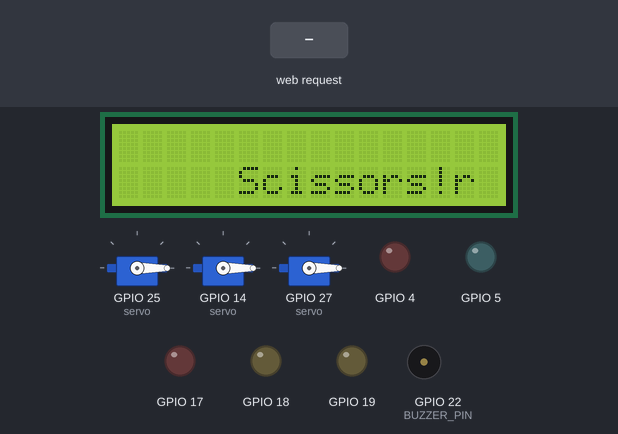
This program was run on a simulated ESP32. Shown: 3 × servo, 16×2 character LCD, output pins drawn as LEDs (lit = HIGH), buzzer (waves = sounding). Inputs (shaded band) come from the test bench. WiFi joins after 1.5 s; servers stay silent unless stated; storage starts empty; random numbers use the default seed unless the program sets one; what the program prints to the serial monitor is not drawn.

Above: at 3.3 s.
3.4 s: HTTP request GET /play?sspb=won received
At 5.0 s:
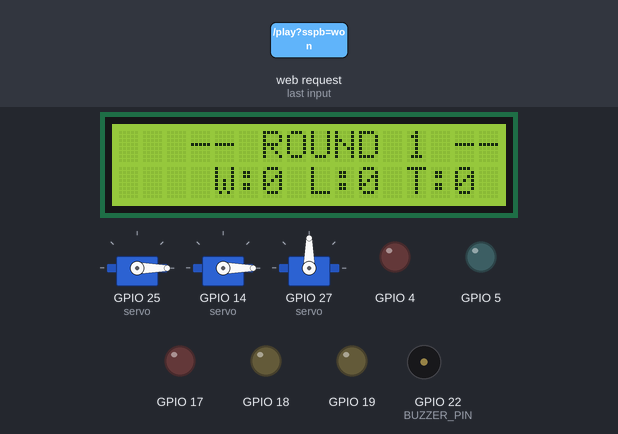
5.3 s: HTTP request GET /play?sspb=scissors received
At 6.9 s:
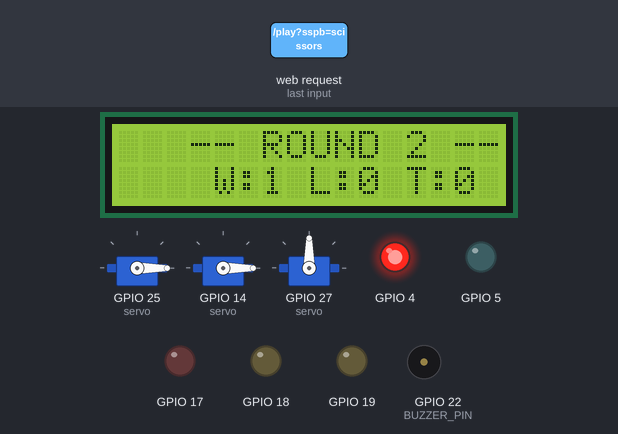
7.2 s: HTTP request GET /play?sspb=rock received
At 8.8 s:
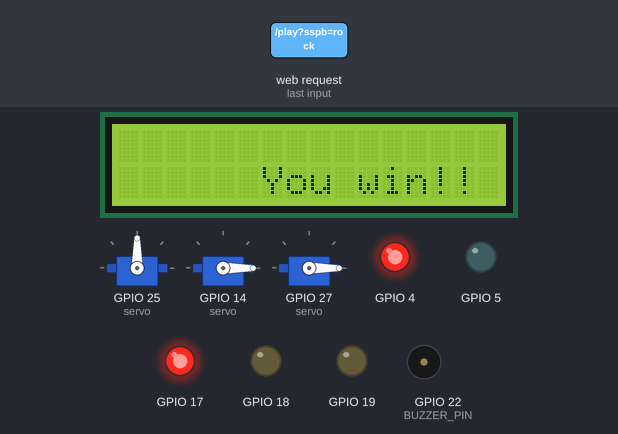
9.8 s: HTTP request GET /play?sspb=scissors received
At 11.5 s:
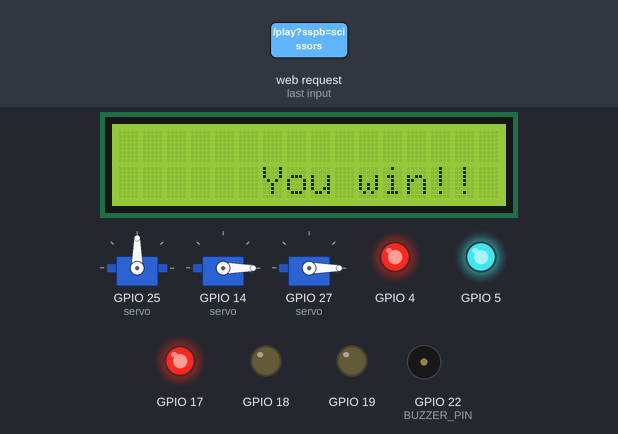
12.4 s: HTTP request GET /play?sspb=lost received
At 14.1 s:
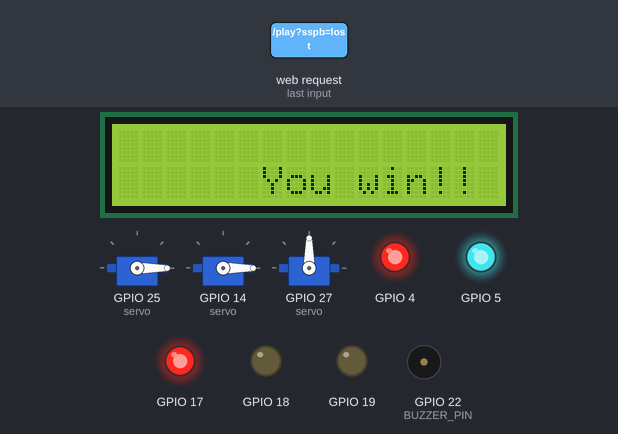
15.0 s: HTTP request GET /play?sspb=1 received
At 16.09 s:
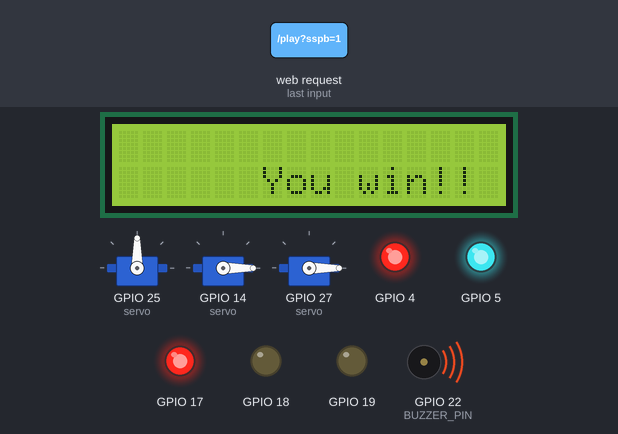
Timing chart, 0 to 18.0 s (numbered marks = the images above; inputs shaded):
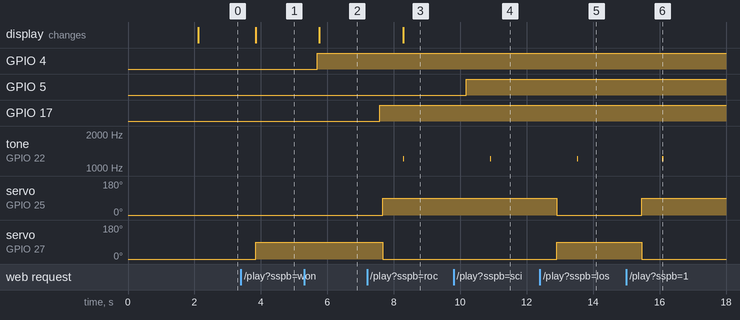

The program:

main.cpp
```cpp
#include <Arduino.h>
#include <WiFi.h>
#include <AsyncTCP.h>
#include <ESPAsyncWebServer.h>
#include <SPIFFS.h>
#include <ESP32Servo.h>

#include "RPS.h"
#include "Credentials.h"
#include "Wifi.h"
#include "Display.h"
#include "Buzzer.h"
#include "WebRoutes.h"

#define BUZZER_PIN 22
#define LCD_SDA_PIN 33
#define LCD_SCL_PIN 32

RPS Game = RPS();
Display display(0x27, 20, 4);
Buzzer buzzer(BUZZER_PIN);

int roundCounter = 0;

void setup()
{
  Serial.begin(115200);

  if (!SPIFFS.begin(true))
  {
    Serial.println("An Error has occurred while mounting SPIFFS");
    return;
  }

  connectAP();

  // Left-to-right servo order matches the dropdown in index.html:
  // Rock, Paper, Scissors -> pins 14, 27, 25 (per diagram.json wiring)
  Game.attachServos(25, 14, 27);

  display.begin(LCD_SDA_PIN, LCD_SCL_PIN);
  display.showMessage("Rock Paper", "Scissors!");

  buzzer.begin();

  setupRoutes(Game, display, buzzer, roundCounter);

  server.begin();

  Game.state = Game.waitForUserInput;
}

void loop()
{
  // All gameplay logic now runs synchronously inside the "/play" route
  // (see WebRoutes.cpp), so there is nothing left to poll for here.
}
```

Buzzer.h
```cpp
#ifndef BUZZER_H
#define BUZZER_H

#include <Arduino.h>

class Buzzer
{
private:
    uint8_t m_pin;

public:
    explicit Buzzer(uint8_t pin);

    void begin();

    // Plays a short jingle depending on the final match result.
    // Blocking, but short (~1 second total).
    void playMatchResult(int won, int lost);

private:
    // Bit-banged beep (no tone()/LEDC — avoids conflicting with the
    // hardware PWM channels used by ESP32Servo).
    void beep(unsigned int frequencyHz, unsigned int durationMs);
};

#endif
```

Credentials.h
```cpp
#ifndef Credentials_H
#define Credentials_H

extern const char* ssid;
extern const char* password;

#endif
```

Display.h
```cpp
#ifndef DISPLAY_H
#define DISPLAY_H

#include <Arduino.h>
#include <LiquidCrystal_I2C.h>

class Display
{
private:
    LiquidCrystal_I2C lcd;
    uint8_t m_cols;
    uint8_t m_rows;

    String centered(const String &text) const;
    static String capitalize(const String &s);

public:
    Display(uint8_t i2cAddress, uint8_t cols, uint8_t rows);

    void begin(uint8_t sdaPin, uint8_t sclPin);

    // Shows the outcome of one round, using all 4 rows.
    void showRound(int round, const String &botChoice, const String &result,
                   int won, int lost, int tied);

    // Generic 2-line message (used for the idle screen and game-over screen).
    void showMessage(const String &line1, const String &line2);
};

#endif
```

LED.h
```cpp
#ifndef LED_H
#define LED_H

#include <Arduino.h>

class LED {
    uint8_t m_pin = 255;

public:
    LED() noexcept = default;
    explicit LED(uint8_t pin) noexcept;

    void begin(uint8_t pin) noexcept;

    void on() const noexcept;
    void off() const noexcept;

    [[nodiscard]] bool isInitialized() const noexcept;
    [[nodiscard]] uint8_t getPin() const noexcept;
};

#endif
```

RPS.h
```cpp
#ifndef RPS_H
#define RPS_H

#include <Arduino.h>
#include <ESP32Servo.h>

class RPS
{
private:
    String solutions[3][2] = {
        {"rock", "scissors"},
        {"paper", "rock"},
        {"scissors", "paper"}};

    struct scores
    {
        String match;
        int score;
    };

    int previousScore;

    // Servos, ordered left-to-right to match the <select> order in
    // index.html: Scissors, Rock, Paper.
    Servo servoScissors;
    Servo servoRock;
    Servo servoPaper;

    static const int NEUTRAL_ANGLE = 0;
    static const int SHOW_ANGLE = 90;

public:
    enum states
    {
        playing,
        waitForUserInput,
        end
    } state;

    String chosenInput[3] = {"rock", "paper", "scissors"};

    scores GameScore[3]{
        {"won", 0},
        {"lost", 0},
        {"tied", 0}};

    void allLEDsOff();
    void displayLEDs();
    void checkGameplay();
    // Now returns the outcome of this single round: "won", "lost" or "tied"
    String checkUserWin(String user, String bot);
    void resetGame();

    // Attach the 3 servos to their pins, matching the left-to-right physical
    // order on the breadboard (Rock, Paper, Scissors when wired per
    // diagram.json's pin 14/27/25 layout — see the attachServos() call site).
    void attachServos(uint8_t scissorsPin, uint8_t rockPin, uint8_t paperPin);
    // Rotate the servo matching "move" ("scissors"/"rock"/"paper") to show it,
    // and reset the other two back to neutral.
    void showMove(const String &move);
    // Reset all 3 servos back to their neutral (resting) position.
    void resetServos();
};

#endif
```

WebRoutes.h
```cpp
#ifndef WEB_ROUTES_H
#define WEB_ROUTES_H

#include "RPS.h"
#include "Display.h"
#include "Buzzer.h"

// Registers all HTTP routes ("/", "/style.css", "/jquery.min.js",
// "/play", "/reset") on the global `server` object declared in Wifi.h.
void setupRoutes(RPS &game, Display &display, Buzzer &buzzer, int &roundCounter);

#endif
```

Wifi.h
```cpp
#ifndef WIFI_H
#define WIFI_H

#include <Arduino.h>
#include <ESPAsyncWebServer.h>

extern AsyncWebServer server;

String processor(const String& var);
void connectAP();

#endif
```

Buzzer.cpp
```cpp
#include "Buzzer.h"

Buzzer::Buzzer(uint8_t pin) : m_pin(pin)
{
}

void Buzzer::begin()
{
    pinMode(m_pin, OUTPUT);
    digitalWrite(m_pin, LOW);
}

// Bit-banged square wave, deliberately NOT using tone()/LEDC.
// This keeps the buzzer fully independent of the hardware PWM channels
// used by ESP32Servo, avoiding channel conflicts that could otherwise
// freeze a servo when the buzzer plays.
void Buzzer::beep(unsigned int frequencyHz, unsigned int durationMs)
{
    unsigned long periodUs = 1000000UL / frequencyHz;
    unsigned long halfPeriodUs = periodUs / 2;
    unsigned long cycles = (unsigned long)durationMs * 1000UL / periodUs;

    for (unsigned long i = 0; i < cycles; i++)
    {
        digitalWrite(m_pin, HIGH);
        delayMicroseconds(halfPeriodUs);
        digitalWrite(m_pin, LOW);
        delayMicroseconds(halfPeriodUs);
    }
}

void Buzzer::playMatchResult(int won, int lost)
{
    if (won > lost)
    {
        // Happy ascending jingle
        beep(1000, 150);
        delay(30);
        beep(1300, 150);
        delay(30);
        beep(1600, 250);
    }
    else if (lost > won)
    {
        // Sad descending tone
        beep(700, 200);
        delay(30);
        beep(500, 200);
        delay(30);
        beep(300, 300);
    }
    else
    {
        // Flat "tie" beep
        beep(600, 200);
        delay(30);
        beep(600, 200);
    }

    digitalWrite(m_pin, LOW);
}
```

Credentials.cpp
```cpp
#include "Credentials.h"

const char* ssid = "Wokwi-GUEST";
const char* password = "";
```

Display.cpp
```cpp
#include "Display.h"
#include <Wire.h>

Display::Display(uint8_t i2cAddress, uint8_t cols, uint8_t rows)
    : lcd(i2cAddress, cols, rows), m_cols(cols), m_rows(rows)
{
}

void Display::begin(uint8_t sdaPin, uint8_t sclPin)
{
    Wire.begin(sdaPin, sclPin);
    lcd.init();
    lcd.backlight();
}

String Display::capitalize(const String &s)
{
    if (s.length() == 0)
    {
        return s;
    }
    String result = s;
    result[0] = toupper(result[0]);
    return result;
}

String Display::centered(const String &text) const
{
    if ((int)text.length() >= m_cols)
    {
        return text.substring(0, m_cols);
    }

    int totalPad = m_cols - text.length();
    int padLeft = totalPad / 2;

    String result = "";
    for (int i = 0; i < padLeft; i++)
    {
        result += ' ';
    }
    result += text;

    return result;
}

void Display::showRound(int round, const String &botChoice, const String &result,
                         int won, int lost, int tied)
{
    lcd.clear();

    lcd.setCursor(0, 0);
    lcd.print(centered("-- ROUND " + String(round) + " --"));

    lcd.setCursor(0, 1);
    lcd.print(centered("Bot: " + capitalize(botChoice)));

    lcd.setCursor(0, 2);
    String resultLine;
    if (result == "won")
    {
        resultLine = "You WIN!";
    }
    else if (result == "lost")
    {
        resultLine = "You LOSE!";
    }
    else
    {
        resultLine = "It's a TIE!";
    }
    lcd.print(centered(resultLine));

    lcd.setCursor(0, 3);
    lcd.print(centered("W:" + String(won) + " L:" + String(lost) + " T:" + String(tied)));
}

void Display::showMessage(const String &line1, const String &line2)
{
    lcd.clear();
    // Place the 2-line message on the middle rows so it looks vertically
    // centered on a 4-row display.
    uint8_t row1 = (m_rows >= 4) ? 1 : 0;
    uint8_t row2 = (m_rows >= 4) ? 2 : 1;

    lcd.setCursor(0, row1);
    lcd.print(centered(line1));
    lcd.setCursor(0, row2);
    lcd.print(centered(line2));
}
```

LED.cpp
```cpp
#include "LED.h"

LED::LED(uint8_t pin) noexcept {
    begin(pin);
}

void LED::begin(uint8_t pin) noexcept {
    m_pin = pin;
    pinMode(m_pin, OUTPUT);
    off();
}

void LED::on() const noexcept {
    digitalWrite(m_pin, HIGH);
}

void LED::off() const noexcept {
    digitalWrite(m_pin, LOW);
}

bool LED::isInitialized() const noexcept {
    return m_pin != 255;
}

uint8_t LED::getPin() const noexcept {
    return m_pin;
}
```

RPS.cpp
```cpp
#include <Arduino.h>
#include "RPS.h"
#include "LED.h"

LED ledRed1 = LED(4);
LED ledRed2 = LED(17);
LED ledBlue = LED(5);
LED ledYellow1 = LED(18);
LED ledYellow2 = LED(19);


void RPS::allLEDsOff() {
    ledRed1.off();
    ledRed2.off();
    ledBlue.off();
    ledYellow1.off();
    ledYellow2.off();
}

void RPS::displayLEDs() {

    if(GameScore[0].score == 1) {
        ledRed1.on();
    }
    else if(GameScore[0].score == 2) {
        ledRed1.on();
        ledRed2.on();
    }

    if(GameScore[1].score == 1) {
        ledYellow1.on();
    }
    else if(GameScore[1].score == 2) {
        ledYellow1.on();
        ledYellow2.on();

    }

    if(GameScore[2].score == 1) {
        ledBlue.on();
    }

}

void RPS::resetGame() {
    for (int i = 0; i < 3; i++)
    {
        GameScore[i].score=0;
    }

    state=waitForUserInput;
    allLEDsOff();
    resetServos();

}

void RPS::checkGameplay() {
    if(GameScore[0].score >= 2 || GameScore[1].score >= 2) {
        state = end;
    } else {
        state = waitForUserInput;
    }

    Serial.println("RESULT");
    Serial.print("Won: ");
    Serial.println(GameScore[0].score);
    Serial.print("Lost: ");
    Serial.println(GameScore[1].score);
    Serial.print("Tied: ");
    Serial.println(GameScore[2].score);
    Serial.println("--------------------------");

    displayLEDs();
}

String RPS::checkUserWin(String user, String bot)
{
    String outcome = "tied";

    if (user == bot)
    {
        // tied
        GameScore[2].score += 1;
        outcome = "tied";
    }
    else
    {
        for (int i = 0; i < 3; i++)
        {
            if (solutions[i][0] == user)
            {
                if (solutions[i][1] == bot)
                {
                    GameScore[0].score += 1;
                    outcome = "won";
                }
                else
                {
                    GameScore[1].score += 1;
                    outcome = "lost";
                }
            }
        }
    }

    return outcome;
}

void RPS::attachServos(uint8_t scissorsPin, uint8_t rockPin, uint8_t paperPin)
{
    servoScissors.attach(scissorsPin);
    servoRock.attach(rockPin);
    servoPaper.attach(paperPin);

    resetServos();
}

void RPS::showMove(const String &move)
{
    // Little "shake" build-up before revealing the final move, for suspense
    // (mimics the classic "rock... paper... scissors... shoot!" rhythm)
    for (int i = 0; i < 2; i++)
    {
        servoScissors.write(SHOW_ANGLE);
        servoRock.write(SHOW_ANGLE);
        servoPaper.write(SHOW_ANGLE);
        delay(90);

        servoScissors.write(NEUTRAL_ANGLE);
        servoRock.write(NEUTRAL_ANGLE);
        servoPaper.write(NEUTRAL_ANGLE);
        delay(90);
    }

    // Now reveal the bot's actual move
    if (move == "scissors")
    {
        servoScissors.write(SHOW_ANGLE);
    }
    else if (move == "rock")
    {
        servoRock.write(SHOW_ANGLE);
    }
    else if (move == "paper")
    {
        servoPaper.write(SHOW_ANGLE);
    }
}

void RPS::resetServos()
{
    servoScissors.write(NEUTRAL_ANGLE);
    servoRock.write(NEUTRAL_ANGLE);
    servoPaper.write(NEUTRAL_ANGLE);
}
```

WebRoutes.cpp
```cpp
#include "WebRoutes.h"
#include <SPIFFS.h>
#include "Wifi.h"

void setupRoutes(RPS &game, Display &display, Buzzer &buzzer, int &roundCounter)
{
    // Route for root / web page
    server.on("/", HTTP_GET, [](AsyncWebServerRequest *request)
              { request->send(SPIFFS, "/index.html", String(), false, processor); });

    // CSS
    server.on("/style.css", HTTP_GET, [](AsyncWebServerRequest *request)
              { request->send(SPIFFS, "/style.css", "text/css"); });

    // jQuery
    server.on("/jquery.min.js", HTTP_GET, [](AsyncWebServerRequest *request)
              { request->send(SPIFFS, "/jquery.min.js", "text/javascript"); });

    // Play one round. Expects ?sspb=rock|paper|scissors
    // Responds with JSON describing what happened in this round.
    server.on("/play", HTTP_GET, [&game, &display, &buzzer, &roundCounter](AsyncWebServerRequest *request)
              {
                  if (!request->hasParam("sspb"))
                  {
                      request->send(400, "application/json", "{\"error\":\"missing sspb param\"}");
                      return;
                  }

                  String userInput = request->getParam("sspb")->value();
                  userInput.toLowerCase();

                  int botIndex = random(0, 3);
                  String botChoice = game.chosenInput[botIndex];

                  game.showMove(botChoice);

                  String result = game.checkUserWin(userInput, botChoice);
                  game.checkGameplay();
                  roundCounter++;

                  bool gameOver = (game.state == game.end);

                  display.showRound(roundCounter, botChoice, result,
                                     game.GameScore[0].score, game.GameScore[1].score, game.GameScore[2].score);

                  if (gameOver)
                  {
                      String finalLine;
                      if (game.GameScore[0].score > game.GameScore[1].score)
                      {
                          finalLine = "You win!";
                      }
                      else if (game.GameScore[1].score > game.GameScore[0].score)
                      {
                          finalLine = "Bot wins!";
                      }
                      else
                      {
                          finalLine = "Tie match!";
                      }

                      display.showMessage("GAME OVER!", finalLine);
                      buzzer.playMatchResult(game.GameScore[0].score, game.GameScore[1].score);
                  }

                  String json = "{";
                  json += "\"round\":" + String(roundCounter) + ",";
                  json += "\"user\":\"" + userInput + "\",";
                  json += "\"bot\":\"" + botChoice + "\",";
                  json += "\"result\":\"" + result + "\",";
                  json += "\"won\":" + String(game.GameScore[0].score) + ",";
                  json += "\"lost\":" + String(game.GameScore[1].score) + ",";
                  json += "\"tied\":" + String(game.GameScore[2].score) + ",";
                  json += "\"gameOver\":" + String(gameOver ? "true" : "false");
                  json += "}";

                  request->send(200, "application/json", json);
              });

    // Reset the match back to zero
    server.on("/reset", HTTP_GET, [&game, &display, &roundCounter](AsyncWebServerRequest *request)
              {
                  game.resetGame();
                  roundCounter = 0;
                  display.showMessage("Rock Paper", "Scissors!");
                  request->send(200, "application/json", "{\"status\":\"ok\"}");
              });
}
```

Wifi.cpp
```cpp
#include "Wifi.h"
#include <WiFi.h>
#include "Credentials.h"

AsyncWebServer server(80);

String processor(const String& var) {
    return "";
}

void connectAP()
{
    Serial.println("Connecting to WiFi..");
    WiFi.begin(ssid, password);
    int cnt = 0;
    while (WiFi.status() != WL_CONNECTED)
    {
        delay(1000);
        Serial.print(".");
        cnt++;

        if (cnt > 20)
            break;
    }
    Serial.println(WiFi.localIP());
}
```

Measured:
- after the input at 3.4 s, servo on GPIO 27 (servo): 0° → 90° after 0.44 s; the display: changes after 0.44 s (image 1)
- after the input at 5.3 s, GPIO 4: LOW → HIGH after 0.40 s; the display: changes after 0.46 s (image 2)
- after the input at 7.2 s, GPIO 17: LOW → HIGH after 0.37 s; tone on GPIO 22 (BUZZER_PIN): silent → 1211 Hz after 1.1 s, → silent 0.04 s later; servo on GPIO 25 (servo): 0° → 90° after 0.46 s; servo on GPIO 27 (servo): 90° → 0° after 0.46 s; the display: changes after 1.1 s (image 3)
- after the input at 9.8 s, GPIO 5: LOW → HIGH after 0.39 s; tone on GPIO 22 (BUZZER_PIN): silent → 1211 Hz after 1.1 s, → silent 0.04 s later
- after the input at 12.4 s, tone on GPIO 22 (BUZZER_PIN): silent → 1211 Hz after 1.1 s, → silent 0.04 s later; servo on GPIO 25 (servo): 90° → 0° after 0.50 s; servo on GPIO 27 (servo): 0° → 90° after 0.50 s
- after the input at 15.0 s, tone on GPIO 22 (BUZZER_PIN): silent → 1211 Hz after 1.1 s, → silent 0.04 s later; servo on GPIO 25 (servo): 0° → 90° after 0.47 s; servo on GPIO 27 (servo): 90° → 0° after 0.47 s
